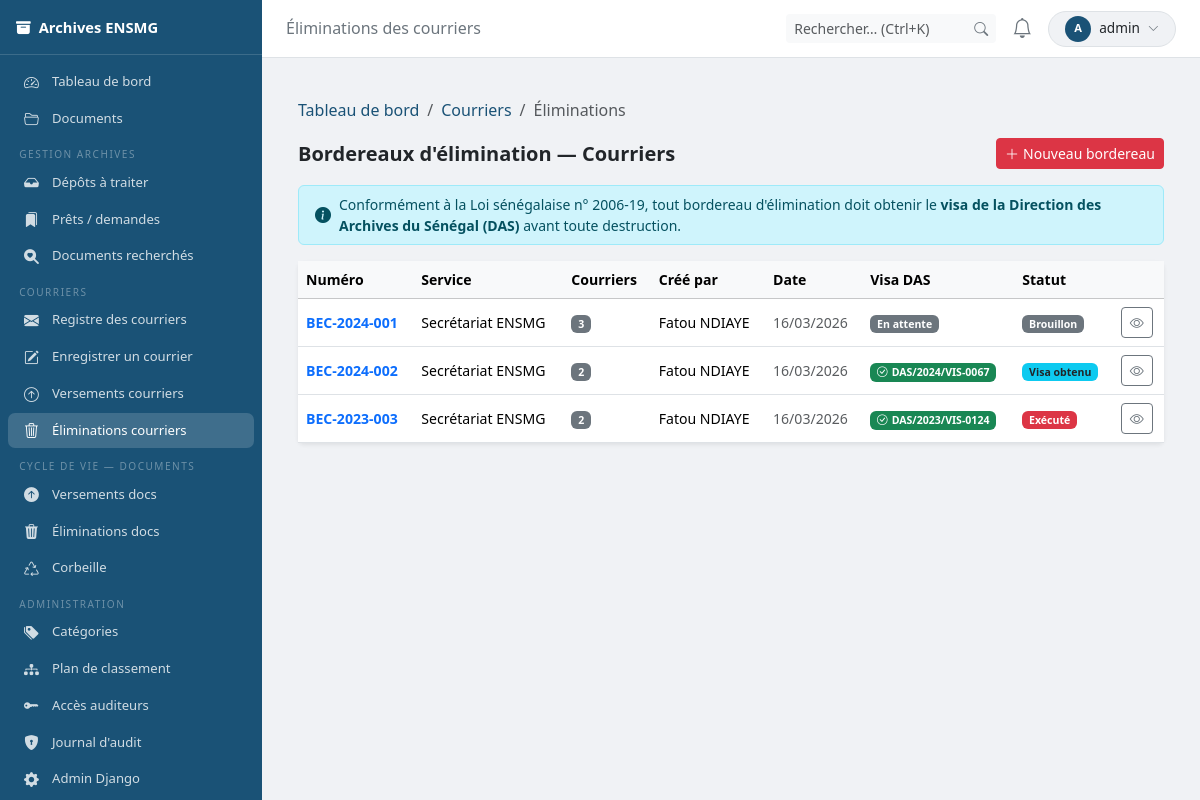
The app's page /courriers/eliminations/ (signed in) with its own data.
### users/models.py (models this page shows, shortened)
class CustomUser(AbstractUser):
    class Role(models.TextChoices):
        ADMIN       = 'ADMIN',      'Administrateur système'
        ARCHIVISTE  = 'ARCHIVISTE', 'Archiviste'
        DIRECTION   = 'DIRECTION',  'Direction'
        PERSONNEL   = 'PERSONNEL',  'Personnel administratif'
        ENSEIGNANT  = 'ENSEIGNANT', 'Enseignant-chercheur'
    role = models.CharField(
        max_length=20,
        choices=Role.choices,
        default=Role.PERSONNEL,
        verbose_name='Rôle',
    )
    departement = models.ForeignKey(
        Departement,
        null=True, blank=True,
        on_delete=models.SET_NULL,
        verbose_name='Département / Service',
        help_text='Service de rattachement de l\'utilisateur.',
    )
    telephone = models.CharField(
        max_length=30,
        blank=True,
        verbose_name='Téléphone',
    )
    class Meta:
        verbose_name        = 'Utilisateur'
        verbose_name_plural = 'Utilisateurs'
        ordering            = ['last_name', 'first_name']

### archives/models.py (models this page shows, shortened)
class BordereauEliminationCourrier(models.Model):
    class Statut(models.TextChoices):
        BROUILLON     = 'BROUILLON',     'Brouillon'
        EN_VALIDATION = 'EN_VALIDATION', 'En attente de visa archivistique (DAS)'
        VISA_OBTENU   = 'VISA_OBTENU',   'Visa obtenu — Élimination autorisée'
        EXECUTE       = 'EXECUTE',       'Élimination exécutée'
        REJETE        = 'REJETE',        'Rejeté par la DAS'
    numero             = models.CharField(max_length=30, unique=True, verbose_name='Numéro de bordereau')
    date_creation      = models.DateField(auto_now_add=True, verbose_name='Date de création')
    service_producteur = models.CharField(max_length=200, default='Secrétariat ENSMG', verbose_name='Service producteur')
    statut             = models.CharField(max_length=20, choices=Statut.choices, default=Statut.BROUILLON, verbose_name='Statut')
    courriers          = models.ManyToManyField(Courrier, related_name='bordereaux_elimination', verbose_name='Courriers à éliminer')
    motif              = models.TextField(verbose_name="Motif d'élimination")
    observations       = models.TextField(blank=True, verbose_name='Observations')
    cree_par           = models.ForeignKey(
        settings.AUTH_USER_MODEL, on_delete=models.SET_NULL, null=True,
        related_name='be_courriers_crees', verbose_name='Créé par',
    )
    visa_das        = models.BooleanField(default=False, verbose_name='Visa DAS obtenu')
    date_visa       = models.DateField(null=True, blank=True, verbose_name='Date du visa')
    reference_visa  = models.CharField(max_length=100, blank=True, verbose_name='Référence du visa')
    date_elimination = models.DateField(null=True, blank=True, verbose_name="Date d'élimination effective")
    class Meta:
        verbose_name        = "Bordereau d'élimination (Courriers)"
        verbose_name_plural = "Bordereaux d'élimination (Courriers)"
        ordering            = ['-date_creation']
    @property
    def nb_courriers(self):
        return self.courriers.count()

### archives/views.py (the view)
# urls.py: path('courriers/eliminations/', views.courrier_be_liste, name='courrier_be_liste'),
@login_required
def courrier_be_liste(request):
    if not _peut_gerer_bordereaux_courriers(request.user):
        raise PermissionDenied
    qs = BordereauEliminationCourrier.objects.select_related('cree_par').order_by('-date_creation')
    return render(request, 'archives/courriers/be_liste.html', {
        **_notif_ctx(request),
        'bordereaux': qs,
        'breadcrumb': [('Tableau de bord', 'archives:dashboard'),
                       ('Courriers', 'archives:courrier_liste'),
                       ("Éliminations", None)],
    })

### archives/permissions.py (called while the page is built)
def est_admin(user):
    return user.is_superuser or getattr(user, 'role', None) == CustomUser.Role.ADMIN

def est_archiviste(user):
    return getattr(user, 'role', None) == CustomUser.Role.ARCHIVISTE

def est_direction(user):
    return getattr(user, 'role', None) == CustomUser.Role.DIRECTION

### archives/views.py (called while the page is built)
def _notif_ctx(request):
    user = request.user
    notifs_non_lues = Notification.objects.filter(destinataire=user, lue=False)
    return {
        'nb_notifications': notifs_non_lues.count(),
        'notifs_recentes':  notifs_non_lues.select_related(
            'depot', 'document'
        ).order_by('-date_creation')[:6],
        'nb_messages_non_lus': MessageDestinataire.objects.filter(
            destinataire=user, lu=False, en_corbeille=False
        ).count(),
        'est_gestionnaire': est_archiviste(user) or est_admin(user),
        'est_direction':    est_direction(user),
        'est_admin':        est_admin(user),
        'theme': 'archiviste' if (est_archiviste(user) or est_admin(user)) else 'agent',
    }

def _peut_gerer_bordereaux_courriers(user):
    return est_archiviste(user) or est_admin(user)

### archives/templates/archives/courriers/be_liste.html (shortened to what this page needs)
{% extends "archives/base.html" %}
{% block topbar_title %}Éliminations des courriers{% endblock %}
{% block content %}
<div class="container-fluid py-3">
  {% include "archives/_breadcrumb.html" %}
  <div class="d-flex align-items-center justify-content-between mb-3 flex-wrap gap-2">
    <h5 class="fw-bold mb-0">Bordereaux d'élimination — Courriers</h5>
    <a href="{% url 'archives:courrier_be_creer' %}" class="btn btn-danger btn-sm">
      <i class="bi bi-plus-lg me-1"></i>Nouveau bordereau
    </a>
  </div>
  <div class="alert alert-info d-flex align-items-center gap-2 py-2 mb-3">
    <i class="bi bi-info-circle-fill"></i>
    <small>Conformément à la Loi sénégalaise n° 2006-19, tout bordereau d'élimination doit obtenir le <strong>visa de la Direction des Archives du Sénégal (DAS)</strong> avant toute destruction.</small>
  </div>
  <div class="card shadow-sm border-0">
    <div class="card-body p-0">
      {% if bordereaux %}
      <div class="table-responsive">
        <table class="table table-hover align-middle mb-0" style="font-size:.88rem;">
          <thead class="table-light">
            <tr><th>Numéro</th><th>Service</th><th>Courriers</th><th>Créé par</th><th>Date</th><th>Visa DAS</th><th>Statut</th><th></th></tr>
          </thead>
          <tbody>
            {% for be in bordereaux %}
            <tr>
              <td><a href="{% url 'archives:courrier_be_detail' be.pk %}" class="fw-semibold text-decoration-none">{{ be.numero }}</a></td>
              <td>{{ be.service_producteur }}</td>
              <td><span class="badge bg-secondary">{{ be.nb_courriers }}</span></td>
              <td>{{ be.cree_par.get_full_name|default:be.cree_par.username }}</td>
              <td class="text-muted">{{ be.date_creation|date:"d/m/Y" }}</td>
              <td>
                {% if be.visa_das %}
                  <span class="badge bg-success"><i class="bi bi-check-circle me-1"></i>{{ be.reference_visa }}</span>
                {% else %}
                  <span class="badge bg-secondary">En attente</span>
                {% endif %}
              </td>
              <td>
                {% if be.statut == 'BROUILLON' %}<span class="badge bg-secondary">Brouillon</span>
                {% elif be.statut == 'EN_VALIDATION' %}<span class="badge bg-warning text-dark">En attente DAS</span>
                {% elif be.statut == 'VISA_OBTENU' %}<span class="badge bg-info text-dark">Visa obtenu</span>
                {% elif be.statut == 'EXECUTE' %}<span class="badge bg-danger">Exécuté</span>
                {% elif be.statut == 'REJETE' %}<span class="badge bg-dark">Rejeté</span>{% endif %}
              </td>
              <td><a href="{% url 'archives:courrier_be_detail' be.pk %}" class="btn btn-sm btn-outline-secondary"><i class="bi bi-eye"></i></a></td>
            </tr>
            {% endfor %}
          </tbody>
        </table>
      </div>
      {% else %}
      <div class="text-center py-5 text-muted">
        <i class="bi bi-trash3" style="font-size:2.5rem;"></i>
        <p class="mt-2">Aucun bordereau d'élimination courrier.</p>
      </div>
      {% endif %}
    </div>
  </div>
</div>
{% endblock %}

### archives/templates/archives/base.html (shortened to what this page needs)
<!DOCTYPE html>
<html lang="fr" data-theme="light">
<head>
  <link rel="stylesheet" href="https://cdn.jsdelivr.net/npm/bootstrap@5.3.2/dist/css/bootstrap.min.css">
  <link rel="stylesheet" href="https://cdn.jsdelivr.net/npm/bootstrap-icons@1.11.3/font/bootstrap-icons.min.css">
</head>
<body>
<nav id="sidebar">
  <div class="brand">
    <span><i class="bi bi-archive-fill me-2"></i>Archives ENSMG</span>
  </div>
  <div class="py-2 flex-grow-1 overflow-auto">
    <a href="{% url 'archives:dashboard' %}" class="nav-link{% if request.resolver_match.url_name == 'dashboard' %} active{% endif %}">
      <i class="bi bi-speedometer2"></i>Tableau de bord
    </a>
    <a href="{% url 'archives:document_list' %}" class="nav-link">
      <i class="bi bi-folder2-open"></i>Documents
    </a>
    {% if est_gestionnaire %}
    <div class="nav-section">Gestion archives</div>
    <a href="{% url 'archives:archiviste_depots' %}" class="nav-link{% if 'archiviste_depot' in request.resolver_match.url_name %} active{% endif %}">
      <i class="bi bi-inbox-fill"></i>Dépôts à traiter
    </a>
    <a href="{% url 'archives:archiviste_prets' %}" class="nav-link{% if 'archiviste_pret' in request.resolver_match.url_name %} active{% endif %}">
      <i class="bi bi-bookmarks-fill"></i>Prêts / demandes
    </a>
    <a href="{% url 'archives:archiviste_recherches' %}" class="nav-link{% if 'archiviste_recherche' in request.resolver_match.url_name %} active{% endif %}">
      <i class="bi bi-search-heart-fill"></i>Documents recherchés
    </a>
    <div class="nav-section">Courriers</div>
    <a href="{% url 'archives:courrier_liste' %}" class="nav-link{% if 'courrier' in request.resolver_match.url_name and 'bv' not in request.resolver_match.url_name and 'be' not in request.resolver_match.url_name %} active{% endif %}">
      <i class="bi bi-envelope-fill"></i>Registre des courriers
    </a>
    <a href="{% url 'archives:courrier_enregistrer' %}" class="nav-link{% if request.resolver_match.url_name == 'courrier_enregistrer' %} active{% endif %}">
      <i class="bi bi-pencil-square"></i>Enregistrer un courrier
    </a>
    <a href="{% url 'archives:courrier_bv_liste' %}" class="nav-link{% if 'courrier_bv' in request.resolver_match.url_name %} active{% endif %}">
      <i class="bi bi-arrow-up-circle"></i>Versements courriers
    </a>
    <a href="{% url 'archives:courrier_be_liste' %}" class="nav-link{% if 'courrier_be' in request.resolver_match.url_name %} active{% endif %}">
      <i class="bi bi-trash3"></i>Éliminations courriers
    </a>
    <div class="nav-section">Cycle de vie — Documents</div>
    <a href="{% url 'archives:admin_bordereaux_versement' %}" class="nav-link{% if 'versement' in request.resolver_match.url_name and 'courrier' not in request.resolver_match.url_name %} active{% endif %}">
      <i class="bi bi-arrow-up-circle-fill"></i>Versements docs
    </a>
    <a href="{% url 'archives:admin_bordereaux_elimination' %}" class="nav-link{% if 'elimination' in request.resolver_match.url_name and 'courrier' not in request.resolver_match.url_name %} active{% endif %}">
      <i class="bi bi-trash3-fill"></i>Éliminations docs
    </a>
    <a href="{% url 'archives:corbeille' %}" class="nav-link{% if request.resolver_match.url_name == 'corbeille' %} active{% endif %}">
      <i class="bi bi-recycle"></i>Corbeille
    </a>
    <div class="nav-section">Administration</div>
    <a href="{% url 'archives:admin_categories' %}" class="nav-link{% if 'admin_categorie' in request.resolver_match.url_name %} active{% endif %}">
      <i class="bi bi-tags-fill"></i>Catégories
    </a>
    <a href="{% url 'archives:admin_plans' %}" class="nav-link{% if 'admin_plan' in request.resolver_match.url_name %} active{% endif %}">
      <i class="bi bi-diagram-3-fill"></i>Plan de classement
    </a>
    <a href="{% url 'archives:audit_tokens' %}" class="nav-link{% if 'audit_token' in request.resolver_match.url_name %} active{% endif %}">
      <i class="bi bi-key-fill"></i>Accès auditeurs
    </a>
    <a href="{% url 'archives:admin_journal' %}" class="nav-link{% if request.resolver_match.url_name == 'admin_journal' %} active{% endif %}">
      <i class="bi bi-shield-lock-fill"></i>Journal d'audit
    </a>
    {% if est_admin %}<a href="/admin/" class="nav-link"><i class="bi bi-gear-fill"></i>Admin Django</a>{% endif %}
    {% endif %}
  </div>
</nav>
<div id="main-content">
  <div id="topbar">
    <div class="d-flex align-items-center gap-2">
      <h6 class="mb-0 fw-normal" style="color:var(--muted)">{% block topbar_title %}{% endblock %}</h6>
    </div>
    <div class="d-flex align-items-center gap-2">
      <form method="get" action="{% url 'archives:document_list' %}" class="d-none d-lg-flex">
        <div class="input-group input-group-sm" style="width:210px">
          <input type="search" name="q" class="form-control border-0 bg-light"
                 placeholder="Rechercher… (Ctrl+K)" id="global-search"
                 value="{{ request.GET.q }}" autocomplete="off">
          <button type="submit" class="btn btn-light border-0"><i class="bi bi-search" style="color:var(--muted)"></i></button>
        </div>
      </form>
      <div class="dropdown">
        <button class="bell-btn" data-bs-toggle="dropdown" data-bs-auto-close="outside">
          <i class="bi bi-bell{% if nb_notifications %}-fill{% endif %} fs-5"></i>
        </button>
      </div>
      <div class="dropdown">
        <button class="btn btn-sm d-flex align-items-center gap-2 border rounded-pill px-3 py-1"
                style="background:var(--body-bg);font-size:.85rem" type="button" data-bs-toggle="dropdown">
          <div class="rounded-circle d-flex align-items-center justify-content-center text-white fw-bold flex-shrink-0"
               style="width:26px;height:26px;font-size:.7rem;background:var(--theme-color)">
            {{ request.user.first_name|first|upper|default:request.user.username|first|upper }}
          </div>
          <span class="d-none d-md-inline">{{ request.user.get_full_name|default:request.user.username|truncatechars:18 }}</span>
          <i class="bi bi-chevron-down" style="font-size:.7rem;color:var(--muted)"></i>
        </button>
      </div>
    </div>
  </div>
  <div class="page-body">{% block content %}{% endblock %}</div>
</div>
</body>
</html>

### records on screen
CustomUser: user.first_name|first "A", user.get_full_name "admin"
BordereauEliminationCourrier: numero "BEC-2024-001", service_producteur "Secrétariat ENSMG", nb_courriers "3", cree_par.get_full_name "Fatou NDIAYE", date_creation "16/03/2026", visa_das "En attente", statut "Brouillon"
BordereauEliminationCourrier: numero "BEC-2024-002", service_producteur "Secrétariat ENSMG", nb_courriers "2", cree_par.get_full_name "Fatou NDIAYE", date_creation "16/03/2026", reference_visa "DAS/2024/VIS-0067", statut "Visa obtenu"
BordereauEliminationCourrier: numero "BEC-2023-003", service_producteur "Secrétariat ENSMG", nb_courriers "2", cree_par.get_full_name "Fatou NDIAYE", date_creation "16/03/2026", reference_visa "DAS/2023/VIS-0124", statut "Exécuté"

### other values on screen
{{ label }} "Tableau de bord" "Courriers"
{{ label }} "Éliminations"
